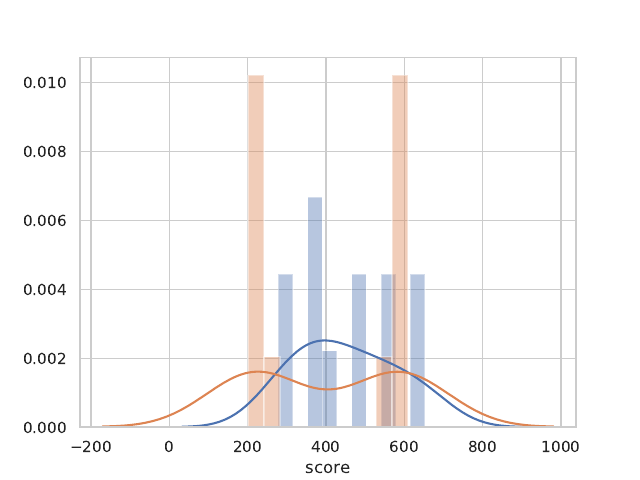

Recreate this plot in Python.
#! /usr/bin/env python3

import numpy as np

import pandas as pd
import seaborn as sns, matplotlib.pyplot as plt
sns.set(style="whitegrid")

mu, sigma = 1, 0.5 # mean and standard deviation
norm1 = np.random.normal(mu, sigma, 100)
#sns.distplot(norm1)

norm2 = np.random.normal(-mu, sigma, 100)
#sns.distplot(norm2)

means = (1, 2)
#bimodal = np.random.binomial(means, cov, 100)

#sns.distplot(bimodal)

dataset = pd.read_csv("dataset1.csv")

sns.distplot(dataset[dataset["condition"]=="control"]["score"], bins=10)
plt.savefig("distributions-control.pdf")
ax=sns.distplot(dataset[dataset["condition"]=="cdt1"]["score"], bins=10)
plt.savefig("distributions.pdf")

ax.clear()

dataset = pd.read_csv("dataset2.csv")
sns.distplot(dataset[dataset["condition"]=="control"]["score"], bins=10)
sns.distplot(dataset[dataset["condition"]=="cdt1"]["score"], bins=10)
plt.savefig("distributions2.pdf")


